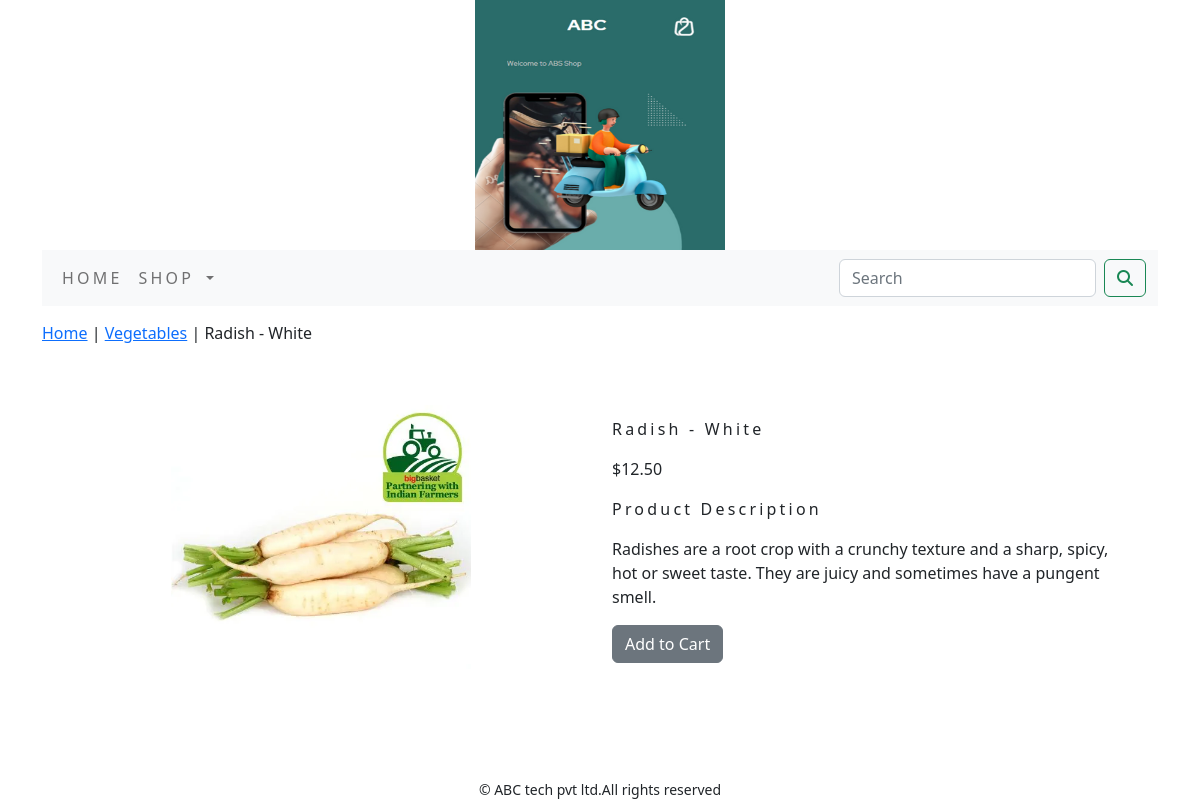
Screenshot of /shop/vegetables/radish-white/ with the database file from the repository.
### shop/models.py (models this page shows, shortened)
class Product(models.Model):
    name=models.CharField(max_length=250,unique=True)
    slug=models.SlugField(max_length=250,unique=True)
    description=models.TextField(blank=True)
    price=models.DecimalField(max_digits=10,decimal_places=2)
    category=models.ForeignKey(Category,on_delete=models.CASCADE)
    image = models.ImageField(upload_to='product', blank=True)
    stock=models.IntegerField()
    available=models.BooleanField(default=True)
    created=models.DateTimeField(auto_now_add=True)
    updated=models.DateTimeField(auto_now=True)
    class Meta:
        ordering = ('name',)
        verbose_name = 'product'
        verbose_name_plural = 'products'

class Category(models.Model):
    name=models.CharField(max_length=250,unique=True)
    slug=models.SlugField(max_length=250,unique=True)
    description=models.TextField(blank=True)
    image=models.ImageField(upload_to='category',blank=True)
    class Meta:
        ordering=('name',)
        verbose_name='category'
        verbose_name_plural='categories'
    def get_url(self):
        return reverse('shop:products_by_category',args=[self.slug])
    def __str__(self):
        return '{}'.format(self.name)

### shop/views.py (the view)
# urls.py: path('<slug:c_slug>/<slug:product_slug>/', views.proDetail, name='prodCatdetail'),
def proDetail(request,c_slug,product_slug):
    try:
        product=Product.objects.get(category__slug=c_slug,slug=product_slug)
    except Exception as e:
        raise e
    return render(request,'product.html',{'product':product})

### cart/context_processors.py (called while the page is built)
def counter(request):
    item_count=0
    if 'admin' in request.path:
        return {}
    else:
        try:
            cart=Cart.objects.filter(cart_id=_cart_id(request))
            cart_items=CartItem.objects.all().filter(cart=cart[:1])
            for cart_item in cart_items:
                item_count += cart_item.quantity
        except Cart.DoesNotExist:
            item_count=0
    return dict(item_count=item_count)

### cart/views.py (called while the page is built)
def _cart_id(request):
    cart=request.session.session_key
    if not cart:
        cart=request.session.create()
    return cart

### shop/context_processors.py (called while the page is built)
def menu_links(request):
    links=Category.objects.all()
    return dict(links=links)

### templates/product.html (shortened to what this page needs)
{% extends 'base.html' %}
{% load static %}
{% block content %}
<div class="row my_prod_row_class">
    <div class="mx_auto">
        <p><a href="{% url 'shop:allProdCat' %}">Home</a> | <a href="{{product.category.get_url}}">{{product.category}}</a> | {{product.name}}</p>
    </div>
</div>
<div class="container">
<br>
<div class="row">
    <div class="col-12 col-sm-12 col-md-12 col-lg-6 text-center">
        <div style="min-width:18rem">
            <img src="{{product.image.url}}" alt="{{product.name}}" width="300px;" height="300px;">
        </div>
    </div>
        <div class="col-12 col-sm-12 col-md-12 col-lg-6">
            <div>
            <h1 class="my_prod_title">{{product.name}}</h1>
            <p>${{product.price}}</p>
            <p class="my_title">Product Description</p>
            <p class="text-justify my_prod_text">{{product.description}}</p>
            {% if product.stock <= 0 %}
            <p class="text-justify my_prod_text"><b>Out of stock</b></p>
            {% else %}
            <a class="btn btn-secondary" href="{% url 'cart:add_cart' product.id %}">Add to Cart</a>
            {% endif %}
            </div>
            </div>
        </div>
    </div>
</div>
{% endblock %}

### static/css/custom.css (style rules this page uses)
body { font-family: 'Roboto', sans-serif; min-height: 100vh; }
.my_title { font-size:16px; text_transform : uppercase; letter-spacing : .2em; }
.my_prod_row_class { padding-top:15px; padding-bottom:20px; }
.my_prod_title { font-size:16px; text_transform:uppercase; letter-spacing:.2em; padding-top:15px; padding-bottom:10px; }
.my_prod_text { padding-right:20px; }

### rows the page displays
Product: category "Vegetables", name "Radish - White", image (picture), price "12.50", description "Radishes are a root crop with a crunchy texture and a sharp, spicy, hot or sweet taste. They are juicy and sometimes have a pungent smell."
